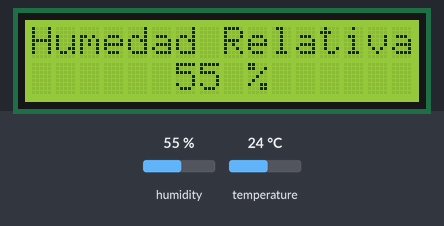
Bench run of a sketch on a simulated Arduino Uno, built with avr-gcc and run on an emulated ATmega328P. Shown: 16×2 character LCD. Inputs (shaded band) come from the test bench; at power-on: humidity 55 %, temperature 24 °C.

Above: at 1.2 s.
1.3 s: humidity set to 22 %
At 8.8 s:
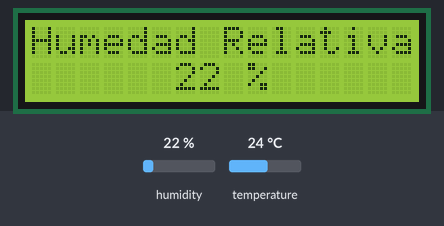
14.2 s: temperature set to 12 °C
At 18.3 s:
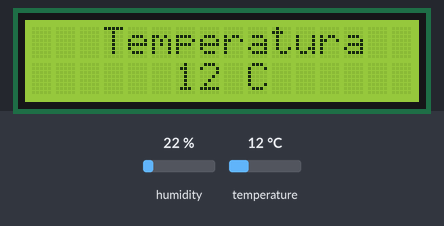
21.7 s: humidity set to 40 %
At 23.8 s:
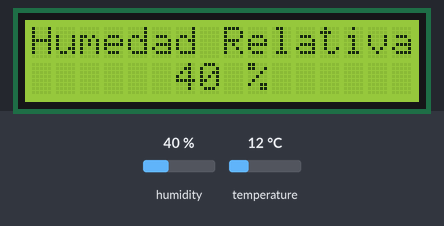
29.2 s: temperature set to 19 °C
At 33.3 s:
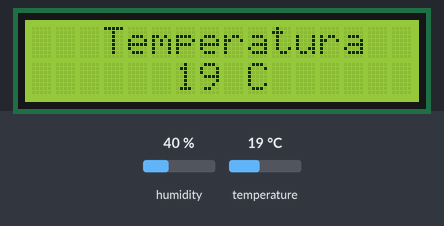
Timing chart, 0 to 34.8 s (numbered marks = the images above; inputs shaded):
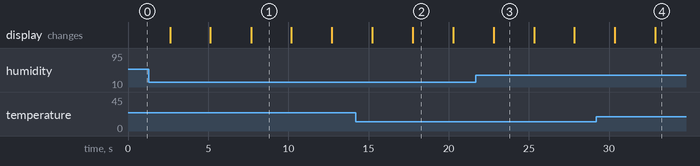

The sketch:

HT_LCD.ino
```cpp
/*
***********************************************************************
***********************************************************************
 *
 *           **********      **********     **********
 *           **********      **********     **********
 *           **                  **         **
 *           **                  **         **
 *           **   *****          **         **********
 *           **   *****          **         **********
 *           **      **          **         **
 *           **      **          **         **
 *           **********  **  ********** **  **********
 *           **********  **  ********** **  **********
 *               GRUPO DE INNOVACIÓN EDUCATIVA
************************************************************************
************************************************************************
                    ESTACIÓN METEOROLÓGICA
     ESTE PROYECTO HA SIDO REALIZADO PARA EL PROYECTO GLOBE - CLIMA
                FEBRERO - MARZO y ABRIL DE 2016
*/
/*Sensor de Temperatura y Humedad DHT11 en Display LCD
 * Instrucciones:
Recuerda descargar la libreria DHT para poder utilizar este sensor
Conectaremos el Sensor DHT11 a 5v y el pin de señal a la entrada digital 2
*OJO* Utilizaremos un Display LCD controlado mediante un Modulo Serial I2C
*/
#include <Wire.h>
#include <LiquidCrystal_I2C.h>
LiquidCrystal_I2C lcd(0x3F, 2, 1, 0, 4, 5, 6, 7, 3, POSITIVE);//Direccion de LCD
//Si la pantalla se ve con cuadrados en blanco, es porque la I2C Adress no es la correcta
//y tendremos que cambiar 0x3F por 0x27 por ejemplo
#include <DHT.h>
#define DHTPIN 2 //Conectamos el Sensor al pin digital 9
#define DHTTYPE DHT22 // Si el sensor que estamos usando es el DHT 22
//#define DHTTYPE DHT11   // Si el sensor que estamos usando es el DHT 11
DHT dht(DHTPIN, DHTTYPE);
void setup() {
lcd.begin(16,2);// Indicamos medidas de LCD
lcd.print("Leyendo sensores");
dht.begin();
}
void loop() {
int h = dht.readHumidity();    // Lee la humedad
int t= dht.readTemperature();
///////////////////////////////////////////////////
lcd.clear();//Elimina todos los simbolos del LCD
lcd.setCursor(0,0);//Posiciona la primera letra despues del segmento 5 en linea 1
lcd.print("Humedad Relativa ");
lcd.setCursor(6,1);
lcd.print(h);//Escribe la humedad
lcd.print(" %");
delay (2500);
///////////////////////////////////////////////////
lcd.clear();
lcd.setCursor(3,0);
lcd.print("Temperatura ");
lcd.setCursor(6,1);
lcd.print(t);//Escribe la temperatura
lcd.print(" C");
delay (2500);
///////////////////////////////////////////////////
lcd.clear();
lcd.setCursor(0,0);
lcd.print("Proyecto GLOBE");
  delay (2500);
}
```

Measured:
- what the display in image 1 shows lasts 2.5 s, from 7.7 s to 10.2 s
